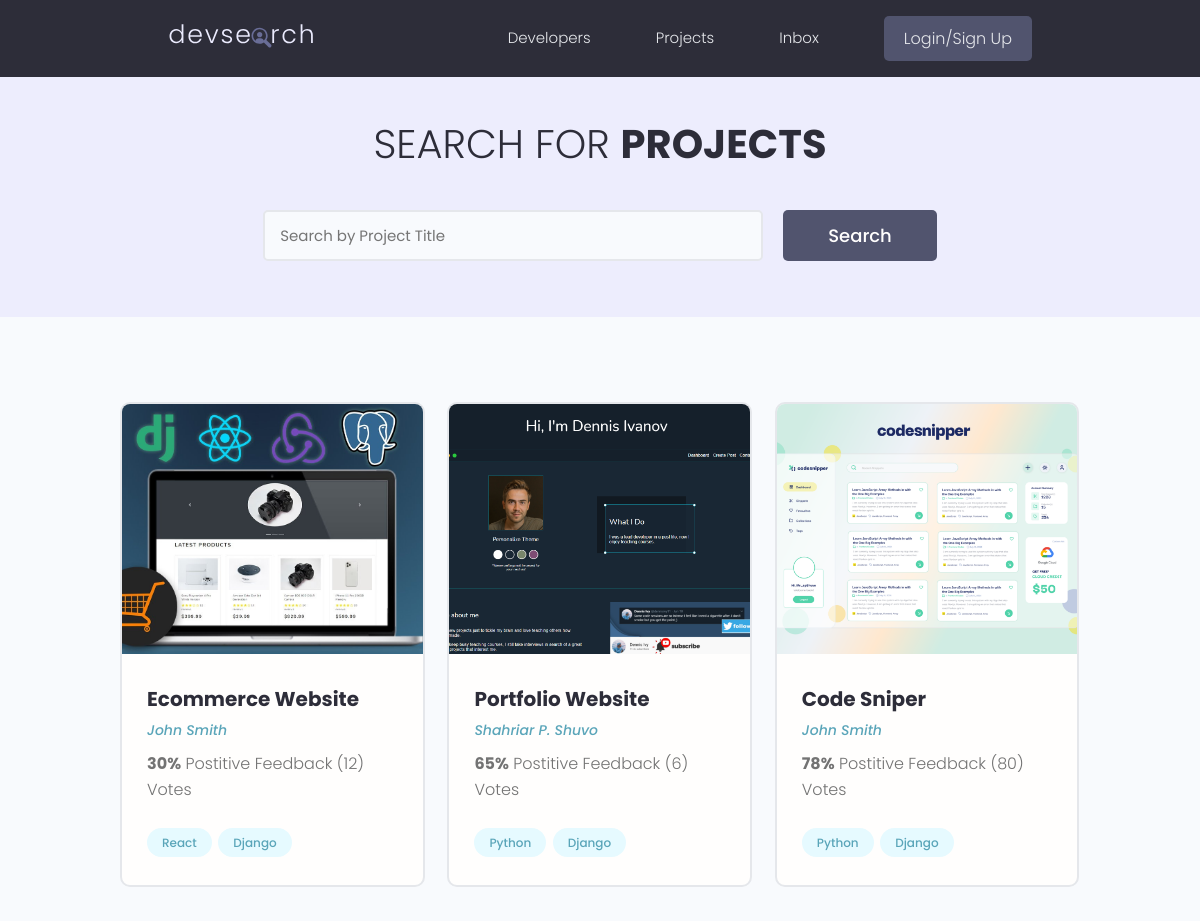
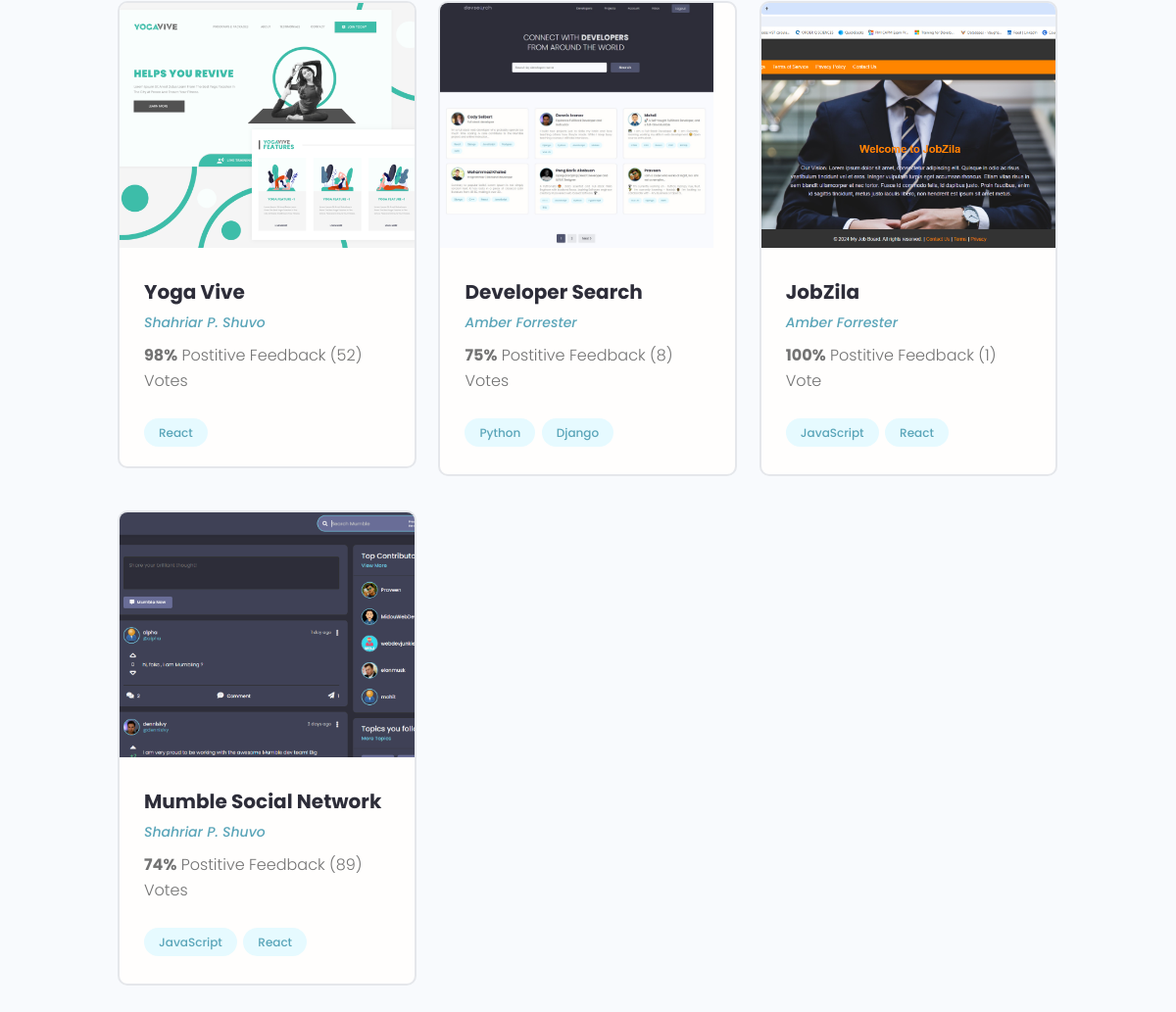
/projects/, run on the app's committed database (2 pictures, top to bottom).
### projects/models.py (models this page shows, shortened)
class Project(models.Model):
    owner = models.ForeignKey(Profile, null=True, blank=True,
                              on_delete=models.SET_NULL)
    title = models.CharField(max_length=200)
    description = models.TextField(null=True, blank=True)
    featured_image = models.ImageField(null=True, blank=True, default='default.jpg')
    demo_link = models.CharField(max_length=2000, null=True, blank=True)
    source_link = models.CharField(max_length=2000, null=True, blank=True)
    tags = models.ManyToManyField('Tag', blank=True)
    vote_total = models.IntegerField(default=0, null=True, blank=True)
    vote_ratio = models.IntegerField(default=0, null=True, blank=True)
    created = models.DateTimeField(auto_now_add=True)
    id = models.UUIDField(default=uuid.uuid4, unique=True,
                          primary_key=True, editable=False)

class Tag(models.Model):
    name = models.CharField(max_length=200)
    created = models.DateTimeField(auto_now_add=True)
    id = models.UUIDField(default=uuid.uuid4, unique=True,
                          primary_key=True, editable=False)
    def __str__(self):
        return self.name

### users/models.py (models this page shows, shortened)
class Profile(models.Model):
    user = models.OneToOneField(
        User, on_delete=models.CASCADE, null=True, blank=True)
    name = models.CharField(max_length=200, null=True, blank=True)
    email = models.EmailField(max_length=500, null=True, blank=True)
    username = models.CharField(max_length=200, null=True, blank=True)
    location = models.CharField(max_length=200, null=True, blank=True)
    short_intro = models.CharField(max_length=200, null=True, blank=True)
    bio = models.TextField(null=True, blank=True)
    profile_image = models.ImageField(null=True, blank=True, upload_to='profiles/',
        default="profiles/user-default.png")
    social_github = models.CharField(max_length=200, null=True, blank=True)
    social_twitter = models.CharField(max_length=200, null=True, blank=True)
    social_linkedin = models.CharField(max_length=200, null=True, blank=True)
    social_youtube = models.CharField(max_length=200, null=True, blank=True)
    social_website = models.CharField(max_length=200, null=True, blank=True)
    created = models.DateTimeField(auto_now_add=True)
    id = models.UUIDField(default=uuid.uuid4, unique=True,
                          primary_key=True, editable=False)

### projects/views.py (the view)
# urls.py: path('projects/', include('projects.urls')),
def projects(request):
    projects = Project.objects.all()
    context = {'projects': projects}
    return render(request, 'projects/projects.html', context)

### projects/templates/projects/projects.html (shortened to what this page needs)
{% extends 'main.html' %}
{% block content %}
<main class="projects">
    <section class="hero-section text-center">
        <div class="container container--narrow">
            <div class="hero-section__box">
                <h2>Search for <span>Projects</span></h2>
            </div>
            <div class="hero-section__search">
                <form class="form" action="#" method="GET">
                    <div class="form__field">
                        <input class="input input--text" id="formInput#search" type="text" name="text"
                        placeholder="Search by Project Title"/>
                    </div>
                    <input class="btn btn--sub btn--lg" type="submit" value="Search"/>
                </form>
            </div>
        </div>
    </section>
    <section class="projectsList">
        <div class="container">
            <div class="grid grid--three">
                {% for project in projects %}
                <div class="column">
                    <div class="card project">
                        <a href="{% url 'project' project.id %}" class="project">
                            <img class="project__thumbnail" src="{{project.featured_image.url}}" alt="project thumbnail"/>
                            <div class="card__body">
                                <h3 class="project__title">{{project.title}}</h3>
                                <p><a class="project__author" href="{% url 'user-profile' project.owner.id %}">{{project.owner.name}}</a></p>
                                <p class="project--rating">
                                    <span style="font-weight: bold;">{{project.vote_ratio}}%</span> Postitive
                                    Feedback ({{project.vote_total}}) Vote{{project.vote_total|pluralize:"s"}}
                                </p>
                                <div class="project__tags">
                                    {% for tag in project.tags.all %}
                                    <span class="tag tag--pill tag--main">
                                    <small>{{tag}}</small>
                                    </span>
                                    {% endfor %}
                                </div>
                            </div>
                        </a>
                    </div>
                </div>
                {% endfor %}
            </div>
        </div>
    </section>
</main>
{% endblock content %}

### static/styles/app.css (style rules this page uses)
:root { --color-sub: #2d2d39; }
.btn--sub { background-color: var(--color-sub-light); }
.card { border: 2px solid var(--color-light); }
img { width: 100%; }
.hero-section { height: 40vh; display: flex; align-items: center; background-color: var(--color-sub); }
.hero-section__box { margin-bottom: 4rem; }
.hero-section__box > h2, .hero-section__box > h2 > span { font-size: 4rem; color: var(--color-light); line-height: 1.3; text-transform: uppercase; }
.hero-section__box > h2 { font-weight: 300; }
.hero-section__box > h2 > span { font-weight: 700; }
.hero-section__search > .form { display: flex; align-items: center; justify-content: center; gap: 2rem; }
.hero-section__search > .form input.input--text { width: 50rem; }
.project__author { font-size: 1.4rem; font-style: italic; }
.project--rating { margin-bottom: 1.6em; margin-top: .5em; }
.projects > .hero-section { background: var(--color-sub-lighter); height: 30vh; }
.projects .hero-section__box { margin-bottom: 2.5rem; }
.projects .hero-section__box > h2 { color: var(--color-sub); }
.projects .hero-section__box > h2 > span { font-weight: 700; color: var(--color-sub); }
.projectsList { margin-top: 8rem; }
.project__thumbnail { height: 25rem; object-fit: cover; object-position: top center; }
.project__title { font-size: 2rem; font-weight: 700; color: var(--color-sub); }

### static/uikit/styles/modules/_variables.css (style rules this page uses)
:root { --color-main: #5aa5b9; --color-main-light: #e6faff; --color-sub: #3f4156; --color-sub-light: #51546e; --color-sub-lighter: #ededfd; --color-text: #737373; --color-gray: #8b8b8b; --color-light: #e5e7eb; --color-light-gray: #767676; --color-bg: #f8fafd; --color-white: #fffefd; --color-white-light: #f3f3f3; --color-success: #359e64; --color-success-bg: #def8e8; --color-error: #fc4b0b; --color-error-bg: #fff2ee; --font-base: 'Poppins', arial, helvetica, 'Segoe UI', roboto, ubuntu, sans-serif; --font-monospace: 'Fira Code', 'Courier New', courier, monospace; --font-regular: 300; --font-medium: 500; --font-bold: 700; --generic-shadow: 1px 1px 5px #00000010; --generic-transition: all 0.3s ease-in-out; }

### static/uikit/styles/modules/_base.css (style rules this page uses)
* { margin: 0; padding: 0; box-sizing: border-box; text-rendering: optimizeLegibility; color: inherit; font-size: inherit; }
html { font-size: 50%; }
@media only screen and (min-width: 480px) { html { font-size: 56.25%; } }
@media only screen and (min-width: 1200px) { html { font-size: 62.5%; } }
body { line-height: 1.6; font-weight: 400; font-size: 1.5rem; color: var(--color-text); background-color: var(--color-bg); min-height: 100vh; }

### static/uikit/styles/modules/_typography.css (style rules this page uses)
* { font-family: var(--font-base); }
h2 { font-size: 3.6rem; font-weight: var(--font-bold); }
h3 { font-size: 3.2rem; font-weight: var(--font-medium); }
p, span, strong { font-size: 1.6rem; color: var(--color-text); font-weight: var(--font-regular); }
a { padding-bottom: 2px; text-decoration: none; display: inline-block; color: var(--color-main); font-weight: var(--font-medium); }

### static/uikit/styles/modules/_utilities.css (style rules this page uses)
.container { width: 92%; max-width: 165rem; margin: 0 auto; box-sizing: border-box; }
.container--narrow { width: 92%; max-width: 120rem; }
@media screen and (min-width: 1000px) { .container { width: 90%; } }
@media screen and (min-width: 1000px) { .container--narrow { width: 85%; } }
@media screen and (min-width: 1200px) { .container { width: 80%; } }
@media screen and (min-width: 1200px) { .container--narrow { width: 72%; } }
.text-center { text-align: center; }

### static/uikit/styles/modules/_button.css (style rules this page uses)
.btn { display: inline-block; position: relative; cursor: pointer; background-color: var(--color-light); font-weight: var(--font-medium); color: var(--color-sub); text-decoration: none; padding: 1rem 2rem; border-radius: 0.5rem; border: none; width: -webkit-fit-content; width: -moz-fit-content; width: fit-content; height: -webkit-fit-content; height: -moz-fit-content; height: fit-content; font-size: 1.6rem; outline-width: 0; outline-color: transparent; -webkit-backface-visibility: hidden; backface-visibility: hidden; transition: all 0.3s ease-in-out; }
.btn--sub { background-color: var(--color-sub); color: var(--color-white); }
.btn--lg { font-size: 1.8rem; padding: 1.2rem 4.5rem; }

### static/uikit/styles/modules/_card.css (style rules this page uses)
.card { border-radius: 1rem; background-color: var(--color-white); border: 1.5px solid var(--color-light); width: auto; height: auto; margin-top: 0.5rem; margin-bottom: 0.5rem; overflow: hidden; }
.card__body, .card__header { padding: 2rem 2.5rem; }

### data on the page
Project: featured_image (picture), title "Ecommerce Website", owner.name "John Smith", vote_ratio "30", vote_total "12"
Tag: name "React"
Tag: name "Django"
Project: featured_image (picture), title "Portfolio Website", owner.name "Shahriar P. Shuvo", vote_ratio "65", vote_total "6"
Tag: name "Python"
Project: featured_image (picture), title "Code Sniper", owner.name "John Smith", vote_ratio "78", vote_total "80"
Project: featured_image (picture), title "Yoga Vive", owner.name "Shahriar P. Shuvo", vote_ratio "98", vote_total "52"
Project: featured_image (picture), title "Developer Search", owner.name "Amber Forrester", vote_ratio "75", vote_total "8"
Project: featured_image (picture), title "JobZila", owner.name "Amber Forrester", vote_ratio "100", vote_total "1"
Tag: name "JavaScript"
Project: featured_image (picture), title "Mumble Social Network", owner.name "Shahriar P. Shuvo", vote_ratio "74", vote_total "89"
